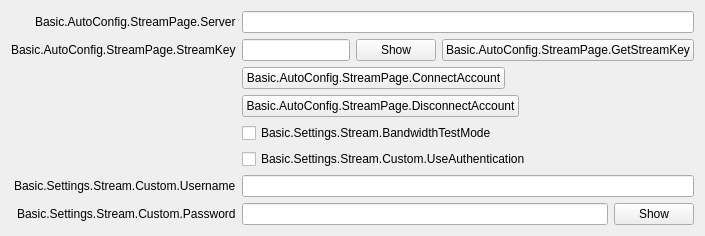
           <widget class="QWidget" name="streamKeyPage">
            <layout class="QFormLayout" name="streamkeyPageLayout">
             <property name="fieldGrowthPolicy">
              <enum>QFormLayout::AllNonFixedFieldsGrow</enum>
             </property>
             <property name="labelAlignment">
              <set>Qt::AlignRight|Qt::AlignTrailing|Qt::AlignVCenter</set>
             </property>
             <item row="0" column="0">
              <widget class="QLabel" name="serverLabel">
               <property name="text">
                <string>Basic.AutoConfig.StreamPage.Server</string>
               </property>
              </widget>
             </item>
             <item row="0" column="1">
              <widget class="QStackedWidget" name="serverStackedWidget">
               <property name="currentIndex">
                <number>1</number>
               </property>
               <widget class="QWidget" name="servicePage">
                <layout class="QHBoxLayout" name="horizontalLayout_21">
                 <property name="leftMargin">
                  <number>0</number>
                 </property>
                 <property name="topMargin">
                  <number>0</number>
                 </property>
                 <property name="rightMargin">
                  <number>0</number>
                 </property>
                 <property name="bottomMargin">
                  <number>0</number>
                 </property>
                 <item>
                  <widget class="QComboBox" name="server"/>
                 </item>
                </layout>
               </widget>
               <widget class="QWidget" name="customPage">
                <layout class="QHBoxLayout" name="horizontalLayout_22">
                 <property name="leftMargin">
                  <number>0</number>
                 </property>
                 <property name="topMargin">
                  <number>0</number>
                 </property>
                 <property name="rightMargin">
                  <number>0</number>
                 </property>
                 <property name="bottomMargin">
                  <number>0</number>
                 </property>
                 <item>
                  <widget class="QLineEdit" name="customServer"/>
                 </item>
                </layout>
               </widget>
              </widget>
             </item>
             <item row="1" column="0">
              <widget class="QLabel" name="streamKeyLabel">
               <property name="text">
                <string>Basic.AutoConfig.StreamPage.StreamKey</string>
               </property>
               <property name="openExternalLinks">
                <bool>true</bool>
               </property>
               <property name="buddy">
                <cstring>key</cstring>
               </property>
              </widget>
             </item>
             <item row="1" column="1">
              <widget class="QWidget" name="streamKeyWidget" native="true">
               <layout class="QHBoxLayout" name="horizontalLayout_11">
                <property name="leftMargin">
                 <number>0</number>
                </property>
                <property name="topMargin">
                 <number>0</number>
                </property>
                <property name="rightMargin">
                 <number>0</number>
                </property>
                <property name="bottomMargin">
                 <number>0</number>
                </property>
                <item>
                 <widget class="QLineEdit" name="key">
                  <property name="inputMask">
                   <string notr="true"/>
                  </property>
                  <property name="text">
                   <string notr="true"/>
                  </property>
                  <property name="echoMode">
                   <enum>QLineEdit::Password</enum>
                  </property>
                 </widget>
                </item>
                <item>
                 <widget class="QPushButton" name="show">
                  <property name="text">
                   <string>Show</string>
                  </property>
                 </widget>
                </item>
                <item>
                <widget class="UrlPushButton" name="getStreamKeyButton">
                 <property name="toolTip">
                  <string/>
                 </property>
                 <property name="toolTipDuration">
                  <number>-4</number>
                 </property>
                 <property name="text">
                  <string>Basic.AutoConfig.StreamPage.GetStreamKey</string>
                 </property>
                </widget>
               </item>
               </layout>
              </widget>
             </item>
             <item row="3" column="0">
              <spacer name="horizontalSpacer_18">
               <property name="orientation">
                <enum>Qt::Horizontal</enum>
               </property>
               <property name="sizeHint" stdset="0">
                <size>
                 <width>170</width>
                 <height>8</height>
                </size>
               </property>
              </spacer>
             </item>
             <item row="3" column="1">
              <layout class="QHBoxLayout" name="horizontalLayout_15">
               <item>
                <widget class="QPushButton" name="connectAccount2">
                 <property name="text">
                  <string>Basic.AutoConfig.StreamPage.ConnectAccount</string>
                 </property>
                </widget>
               </item>
               <item>
                <spacer name="horizontalSpacer_19">
                 <property name="orientation">
                  <enum>Qt::Horizontal</enum>
                 </property>
                 <property name="sizeHint" stdset="0">
                  <size>
                   <width>40</width>
                   <height>20</height>
                  </size>
                 </property>
                </spacer>
               </item>
              </layout>
             </item>
             <item row="4" column="1">
              <layout class="QHBoxLayout" name="horizontalLayout_23">
               <item>
                <widget class="QPushButton" name="disconnectAccount">
                 <property name="text">
                  <string>Basic.AutoConfig.StreamPage.DisconnectAccount</string>
                 </property>
                </widget>
               </item>
               <item>
                <spacer name="horizontalSpacer_24">
                 <property name="orientation">
                  <enum>Qt::Horizontal</enum>
                 </property>
                 <property name="sizeHint" stdset="0">
                  <size>
                   <width>40</width>
                   <height>20</height>
                  </size>
                 </property>
                </spacer>
               </item>
              </layout>
             </item>
             <item row="5" column="1">
              <widget class="QCheckBox" name="bandwidthTestEnable">
               <property name="text">
                <string>Basic.Settings.Stream.BandwidthTestMode</string>
               </property>
              </widget>
             </item>
             <item row="6" column="1">
              <widget class="QCheckBox" name="useAuth">
               <property name="text">
                <string>Basic.Settings.Stream.Custom.UseAuthentication</string>
               </property>
              </widget>
             </item>
             <item row="7" column="0">
              <widget class="QLabel" name="authUsernameLabel">
               <property name="text">
                <string>Basic.Settings.Stream.Custom.Username</string>
               </property>
               <property name="buddy">
                <cstring>authUsername</cstring>
               </property>
              </widget>
             </item>
             <item row="7" column="1">
              <widget class="QLineEdit" name="authUsername"/>
             </item>
             <item row="8" column="0">
              <widget class="QLabel" name="authPwLabel">
               <property name="text">
                <string>Basic.Settings.Stream.Custom.Password</string>
               </property>
               <property name="buddy">
                <cstring>authPw</cstring>
               </property>
              </widget>
             </item>
             <item row="8" column="1">
              <widget class="QWidget" name="authPwWidget" native="true">
               <layout class="QHBoxLayout" name="horizontalLayout_25">
                <property name="leftMargin">
                 <number>0</number>
                </property>
                <property name="topMargin">
                 <number>0</number>
                </property>
                <property name="rightMargin">
                 <number>0</number>
                </property>
                <property name="bottomMargin">
                 <number>0</number>
                </property>
                <item>
                 <widget class="QLineEdit" name="authPw">
                  <property name="echoMode">
                   <enum>QLineEdit::Password</enum>
                  </property>
                 </widget>
                </item>
                <item>
                 <widget class="QPushButton" name="authPwShow">
                  <property name="text">
                   <string>Show</string>
                  </property>
                 </widget>
                </item>
               </layout>
              </widget>
             </item>
            </layout>
           </widget>
